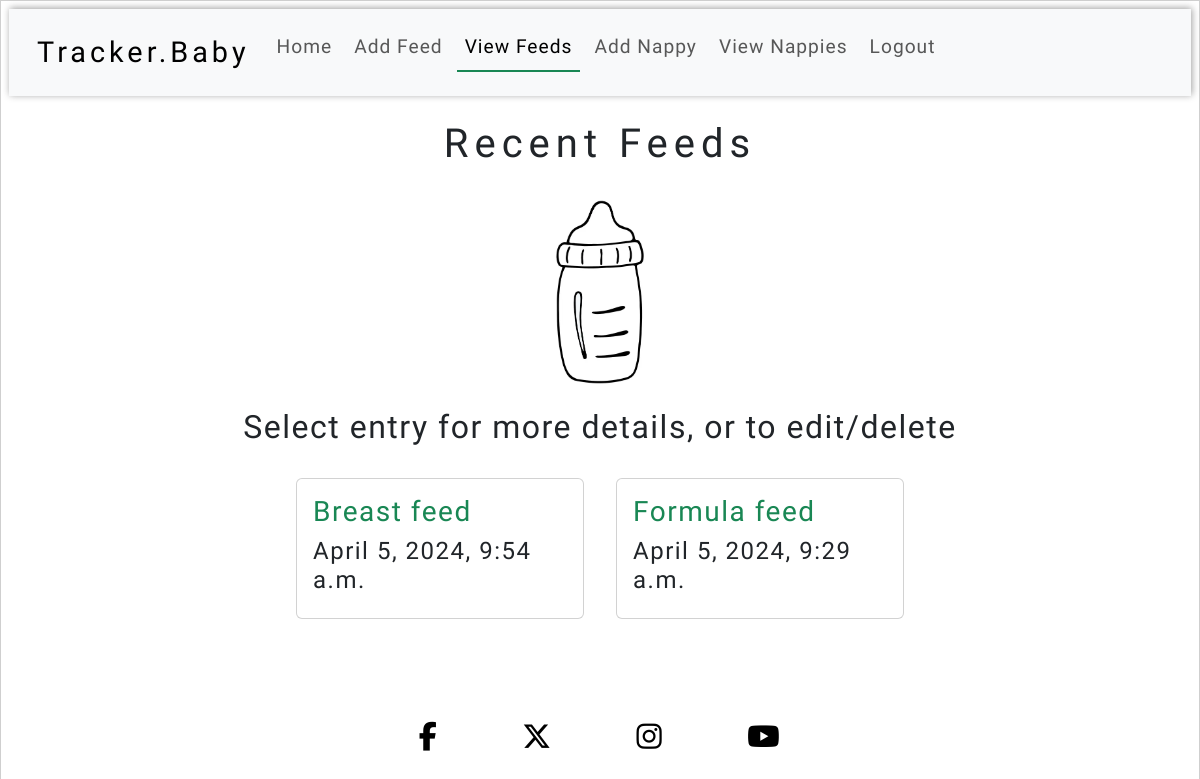
The app's page /feeds/feeds_list/ (signed in), older data.
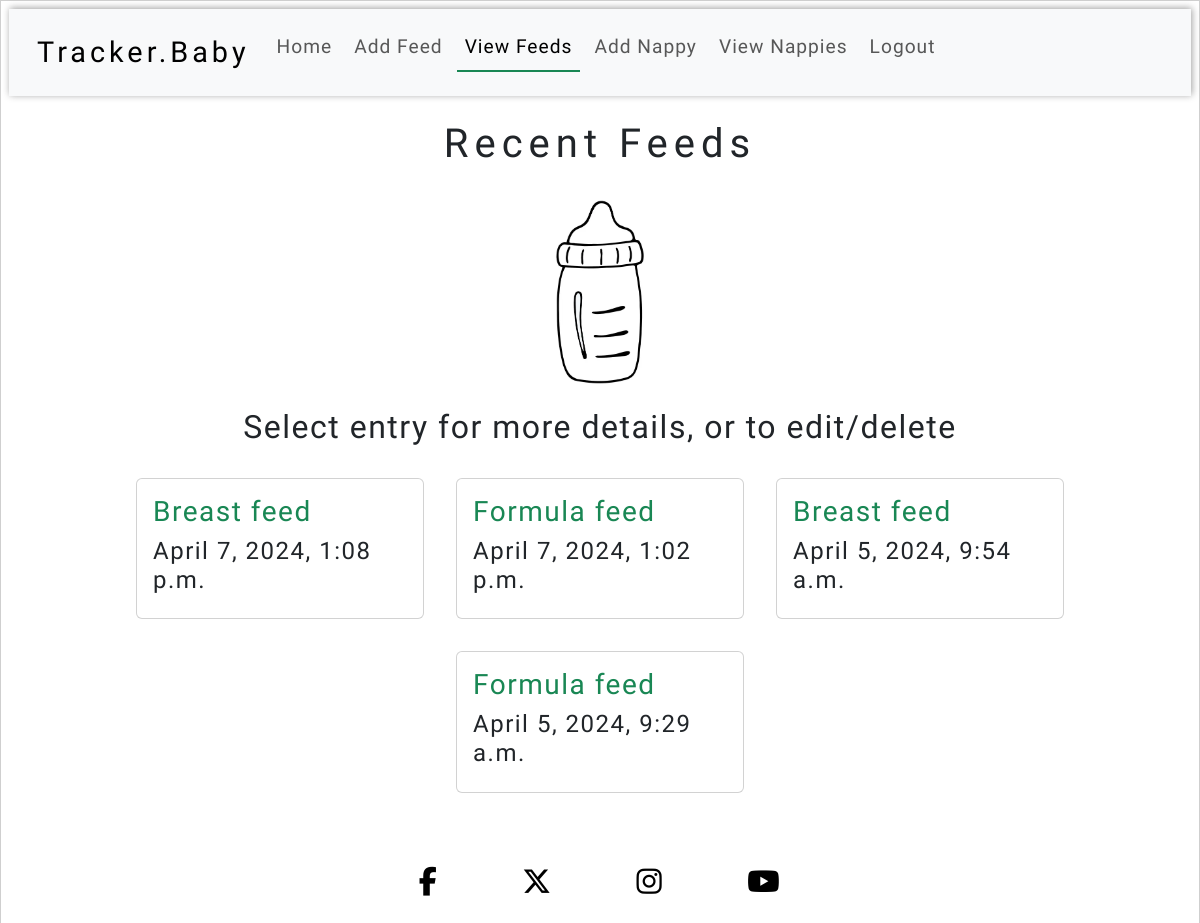
The same page, newer data.
### feeds/models.py (models this page shows, shortened)
class Feed(models.Model):
    FEED_TYPE = (
        ("formula", "Formula"),
        ("breast", "Breast"),
    )
    user = models.ForeignKey(User, on_delete=models.CASCADE, related_name="feeds_list")
    date_and_time = models.DateTimeField()
    feed_type = models.CharField(
        max_length=10, choices=FEED_TYPE, null=False, blank=False
    )
    formula_amount_ml = models.IntegerField(default=0)
    breast_feed_time_minutes = models.IntegerField(default=0)
    notes = models.CharField(max_length=200, blank=True)
    class Meta:
        ordering = ["-date_and_time"]

### feeds/views.py (the view)
# urls.py: path("feeds_list/", FeedsList.as_view(), name="feeds_list"),
class FeedsList(LoginRequiredMixin, ListView):
    template_name = "feeds/feeds_list.html"
    model = Feed
    context_object_name = "feeds_list"
    def get_queryset(self):
        return self.request.user.feeds_list.all()

### feeds/templates/feeds/feeds_list.html (shortened to what this page needs)
{% extends "base.html" %}
{% load static %}
{% block content %}
<h1 class="text-center p-2 d-block page-title">
  Recent Feeds
</h1>
<div class="feed-list-img text-center">
  <img src="{% static 'images/baby-milk-bottle.webp' %}" alt="Baby milk bottle clipart" class="bottle-feed-pic">
</div>
<h2 class="text-center p-2 d-block">
  Select entry for more details, or to edit/delete
</h2>
<div class="container d-flex flex-row flex-wrap justify-content-center">
  {% for feed in feeds_list %}
  <div class="card feeds_list_card" aria-label="{{feed.feed_type}} feed from {{feed.date_and_time}}"
    style="width: 18rem;">
    <div class="card-body ">
      <a href="{% url 'feed_detail' feed.id %}">
        <h3 class="card-title text-success">{{feed.feed_type|title}} feed</h3>
      </a>
      <h4>{{feed.date_and_time}}</h4>
    </div>
  </div>
  {% endfor %}
</div>
{% endblock %}

Row changes from the older to the newer data that the page shows:
added Feed: feed_type "Breast", date_and_time "April 7, 2024, 1:08 p.m."
added Feed: feed_type "Formula", date_and_time "April 7, 2024, 1:02 p.m."
